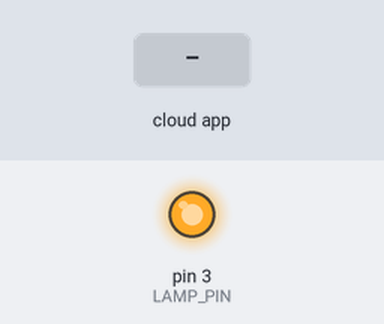
Bench run of a sketch on a simulated Arduino Uno, built with avr-gcc and run on an emulated ATmega328P. Shown: output pins drawn as LEDs (lit = HIGH). Inputs (shaded band) come from the test bench. The ROS host is connected and sends only what is stated; what the sketch prints to the serial monitor is not drawn.

Above: at 1.2 s.
1.3 s: the phone or cloud app sets human_distance to 0
At 2.5 s:
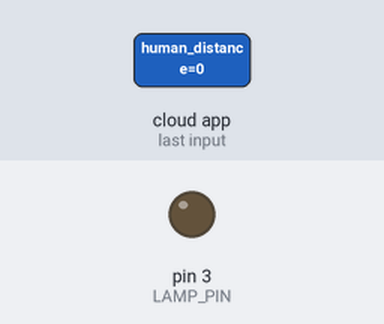
2.8 s: the phone or cloud app sets human_distance to 90
At 3.7 s:
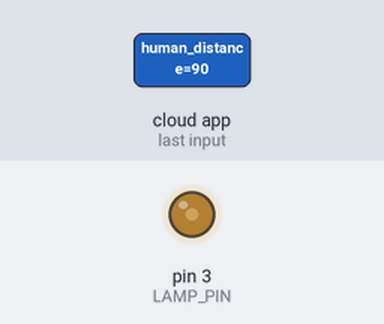
4.3 s: the phone or cloud app sets human_distance to 180
At 5.1 s:
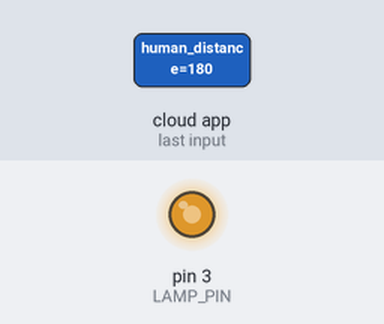
Timing chart, 0 to 7.3 s (numbered marks = the images above; inputs shaded):
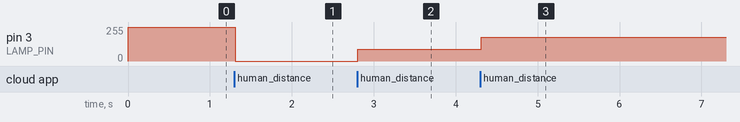

Measured:
- after the input at 1.3 s, pin 3 (LAMP_PIN): 255/255 → 0/255 at once
- after the input at 2.8 s, pin 3 (LAMP_PIN): 0/255 → 90/255 at once
- after the input at 4.3 s, pin 3 (LAMP_PIN): 90/255 → 180/255 at once

The sketch:

uno.ino
```cpp
#include <ros.h>
#include <std_msgs/Int32.h>
#include <sensor_msgs/JointState.h>

#define LAMP_PIN 3

bool g_is_high_beam = false;
int g_distance_cm = -1234;

ros::NodeHandle nh;


void servo_angle_callback(const sensor_msgs::JointState& msg) {
    if(msg.position[1] <= 0) { g_is_high_beam = true; }
    else { g_is_high_beam = false; }
    Serial.print("[DEBUG] g_is_high_beam: ");
    Serial.println(g_is_high_beam);
} ros::Subscriber <sensor_msgs::JointState> ang_sub("joint_states", &servo_angle_callback);


void human_distance_callback(const std_msgs::Int32& msg) {
    Serial.print("[DEBUG] msg Distance(cm): ");
    Serial.println(msg.data);
    g_distance_cm = msg.data;
} ros::Subscriber <std_msgs::Int32> dis_sub("human_distance", &human_distance_callback);


void dim_lamp() {
    // Low-beam (Angle of Servo 3 > 0) : 255
    // High-beam (Angle of Servo 3 <= 0)
        // nobody in front of lamp : 255
        // human in front of lamp (dimming with distance between human and lamp) : 255 ~ 50
    int brightness = 255;

    //if(g_is_high_beam && (g_distance_cm != -1234)) {
    if(g_distance_cm != -1234) {
        if(g_distance_cm < 255) {
            brightness = g_distance_cm;
        }
    }
    analogWrite(LAMP_PIN, brightness);
    Serial.print("[DEBUG] Brightness: ");
    Serial.println(brightness);
    if(g_is_high_beam) { Serial.println("[DEBUG] HIGH BEAM"); }
    else { Serial.println("[DEBUG] LOW BEAM"); }
    Serial.print("[DEBUG] Distance(cm): ");
    Serial.println(g_distance_cm);

    analogWrite(LAMP_PIN, brightness);
}


void setup() {
    Serial.begin(57600);
    nh.initNode();
    nh.subscribe(ang_sub);
    nh.subscribe(dis_sub);
    pinMode(LAMP_PIN, OUTPUT);

    Serial.println("[INFO] Arduino node started");
}


void loop() {
    nh.spinOnce();
    dim_lamp();
}
```
